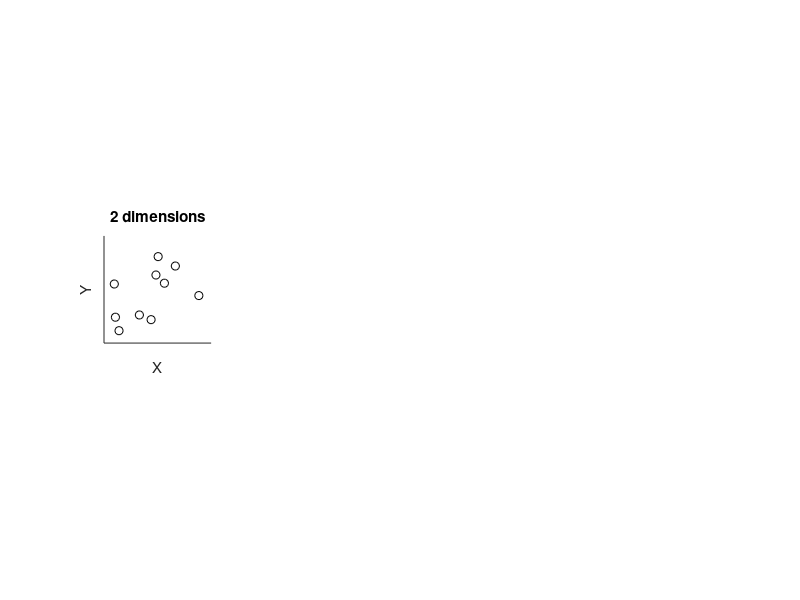

Reproduce this figure in MATLAB. (Note: this script raises an error after producing the figure.)
%% Clear
close all hidden
clear all hidden
clc

%% Just some random data
x = rand(5,10);

%% 2 dimensions
% Plot first 2 dimensions in 2D space, X vs Y
subplot(141)
plot(x(1,:),x(2,:),'ko','MarkerFaceColor','w');
axis square;
box off
set(gca,'XTick',[],'YTick',[]);
title('2 dimensions');
xlabel('X');
ylabel('Y');
axis([-0. 1.1 -0.1 1.1]);

%% 3 dimensions
% Add 3rd dimension as colour
c = round(x(3,:)*10);
c = (c-min(c))+1;
nc = max(c);
n = numel(c);
if pa_isodd(nc)
	nc = nc+1;
end
col = pa_statcolor(nc,[],[],[],'def',8);
subplot(142)
for ii = 1:n
	indx = c(ii);
	plot(x(1,ii),x(2,ii),'ko','MarkerFaceColor',col(indx,:),'MarkerEdgeColor',[.8 .8 .8]);
	hold on
end
axis square;
box off
set(gca,'XTick',[],'YTick',[]);
title('3 dimensions');
xlabel('X');
ylabel('Y');
axis([-0. 1.1 -0.1 1.1]);

%% 4 dimensions
% 4th dimension is coded as marker-size
subplot(143)
s = 2*round(x(4,:)*10);
s = (s-min(s))+1;
for ii = 1:n
	indx = c(ii);
	plot(x(1,ii),x(2,ii),'ko','MarkerFaceColor',col(indx,:),'MarkerEdgeColor',[.8 .8 .8],'MarkerSize',s(ii));
	hold on
end
axis square;
box off
set(gca,'XTick',[],'YTick',[]);
title('4 dimensions');
xlabel('X');
ylabel('Y');
axis([-0. 1.1 -0.1 1.1]);

%% 5 dimensions
% the 5th dimension is coded by symbol
subplot(144)
g = x(5,:)<0.5;
for ii = 1:n
	indx = c(ii);
	if g(ii)
	plot(x(1,ii),x(2,ii),'ko','MarkerFaceColor',col(indx,:),'MarkerEdgeColor',[.8 .8 .8],'MarkerSize',s(ii));
	else
	plot(x(1,ii),x(2,ii),'kd','MarkerFaceColor',col(indx,:),'MarkerEdgeColor',[.8 .8 .8],'MarkerSize',s(ii));
	end
	hold on
end
axis square;
box off
set(gca,'XTick',[],'YTick',[]);
title('5 dimensions');
xlabel('X');
ylabel('Y');
axis([-0. 1.1 -0.1 1.1]);

%% Save
print('-depsc','-painter',mfilename);


%%
figure
%% 2 dimensions
% Plot first 2 dimensions in 2D space, X vs Y
subplot(141)
bar(x(1,:),'FaceColor',[.7 .7 .7]);
axis square;
box off
set(gca,'XTick',[],'YTick',[]);
title('2 dimensions');
xlabel('X');
ylabel('Y');
axis([0 size(x,2)+1 0 1.1*max(x(1,:))]);

subplot(142)
bar3(x,1);
% axis square;
box off
set(gca,'XTick',[],'YTick',[]);
title('3 dimensions');
xlabel('X');
ylabel('Y');
% axis([0 size(x,2)+1 0 1.1*max(x(1,:))]);

% %% 3 dimensions
% % Add 3rd dimension as colour
% c = round(x(3,:)*10);
% c = (c-min(c))+1;
% nc = max(c);
% n = numel(c);
% if pa_isodd(nc)
% 	nc = nc+1;
% end
% col = pa_statcolor(nc,[],[],[],'def',8);
% subplot(142)
% for ii = 1:n
% 	indx = c(ii);
% 	plot(x(1,ii),x(2,ii),'ko','MarkerFaceColor',col(indx,:),'MarkerEdgeColor',[.8 .8 .8]);
% 	hold on
% end
% axis square;
% box off
% set(gca,'XTick',[],'YTick',[]);
% title('3 dimensions');
% xlabel('X');
% ylabel('Y');
% axis([-0. 1.1 -0.1 1.1]);
% 
% %% 4 dimensions
% % 4th dimension is coded as marker-size
% subplot(143)
% s = 2*round(x(4,:)*10);
% s = (s-min(s))+1;
% for ii = 1:n
% 	indx = c(ii);
% 	plot(x(1,ii),x(2,ii),'ko','MarkerFaceColor',col(indx,:),'MarkerEdgeColor',[.8 .8 .8],'MarkerSize',s(ii));
% 	hold on
% end
% axis square;
% box off
% set(gca,'XTick',[],'YTick',[]);
% title('4 dimensions');
% xlabel('X');
% ylabel('Y');
% axis([-0. 1.1 -0.1 1.1]);
% 
% %% 5 dimensions
% % the 5th dimension is coded by symbol
% subplot(144)
% g = x(5,:)<0.5;
% for ii = 1:n
% 	indx = c(ii);
% 	if g(ii)
% 	plot(x(1,ii),x(2,ii),'ko','MarkerFaceColor',col(indx,:),'MarkerEdgeColor',[.8 .8 .8],'MarkerSize',s(ii));
% 	else
% 	plot(x(1,ii),x(2,ii),'kd','MarkerFaceColor',col(indx,:),'MarkerEdgeColor',[.8 .8 .8],'MarkerSize',s(ii));
% 	end
% 	hold on
% end
% axis square;
% box off
% set(gca,'XTick',[],'YTick',[]);
% title('5 dimensions');
% xlabel('X');
% ylabel('Y');
% axis([-0. 1.1 -0.1 1.1]);

%% Save
print('-depsc','-painter',mfilename);
